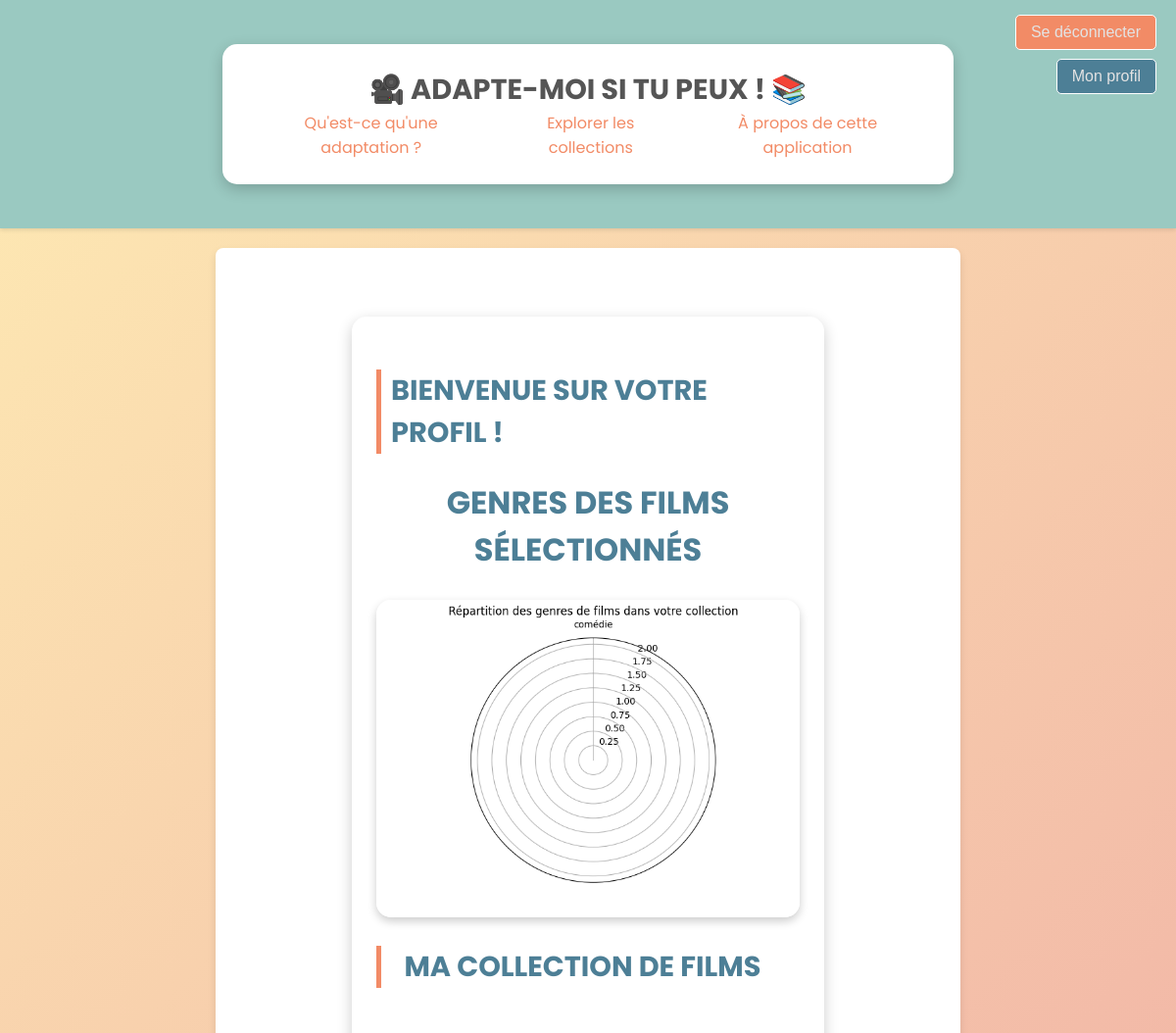
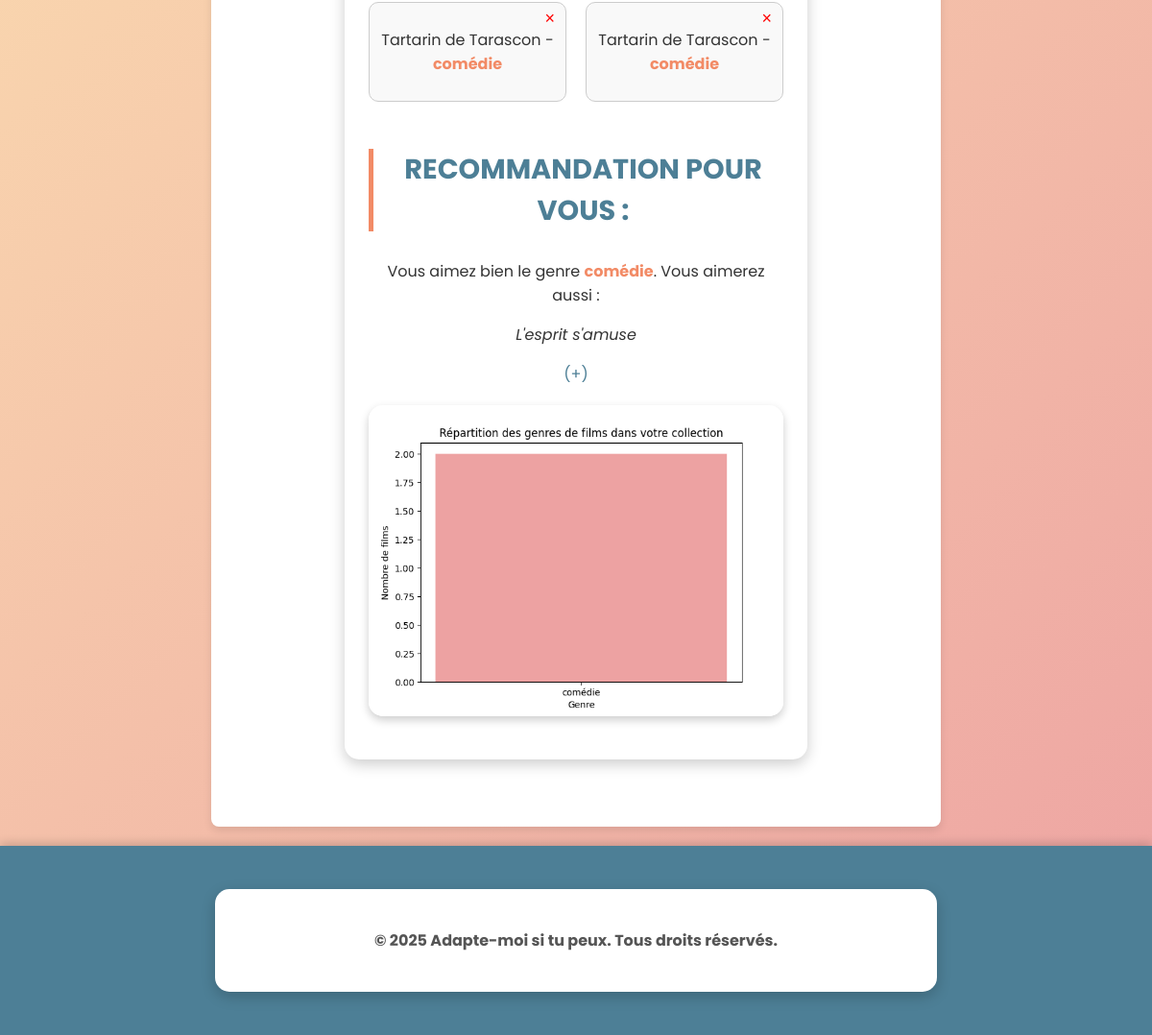
Screenshot of /collection (signed in) with the database file from the repository (2 pictures, top to bottom).
### app/models/adapte_moi.py (models this page shows, shortened)
class Film(db.Model):
    __tablename__ = "Film"
    collections = db.relationship('Collection', backref='film', lazy=True)
    id = db.Column(db.Text, primary_key=True)
    title = db.Column(db.Text)
    director = db.Column(db.Text)
    release_year = db.Column(db.Date)
    genres = db.Column(db.Text)
    rating = db.Column(db.Float)
    id_imdb = db.Column(db.Text)
    id_wikidata = db.Column(db.Text)
    url_wikidata = db.Column(db.Text)

### app/routes/users.py (the view)
@app.route('/profil')
@app.route('/collection')
@login_required
def afficher_collection():
    films_dans_collection = (
        db.session.query(Film)
        .join(Collection, Film.id == Collection.film_id)
        .filter(Collection.user_id == current_user.id)
        .all()
    )
    collection = Collection.query.filter_by(user_id=current_user.id).first()
    collection_name = collection.name if collection else 'Ma collection de films'
    recommandation = get_recommendation(current_user.id)
    return render_template('partials/monprofil.html', films=films_dans_collection, collection_name=collection_name, recommandation=recommandation)

### app/routes/users.py (called while the page is built)
@login_manager.user_loader
def load_user(user_id):
    return Users.query.get(int(user_id))

def get_recommendation(user_id):
    films_dans_collection = (
        db.session.query(Film)
        .join(Collection, Film.id == Collection.film_id)
        .filter(Collection.user_id == user_id)
        .all()
    )
    genres = [film.genres for film in films_dans_collection if film.genres]
    unique_genres = sorted(set(genres))
    counts = [genres.count(genre) for genre in unique_genres]
    if counts:
        most_frequent_genre = unique_genres[counts.index(max(counts))]
    else:
        return None
    recommended_film = (
        db.session.query(Film)
        .filter(Film.genres == most_frequent_genre)
        .order_by(db.func.random())
        .first()
    )
    return recommended_film

### app/templates/partials/monprofil.html (shortened to what this page needs)
{% extends "base.html" %}
{% block content %}
<div class="container">
    <section class="info-section text-center">
        <h3>Bienvenue sur votre profil !</h3>
        <h2>Genres des films sélectionnés</h2>
        <img src="{{ url_for('genre_radar_png') }}" alt="Répartition des genres de films">
    </section>
    <section class="collection-section">
        <h3 id="collection-title" ondblclick="makeEditable(this)">
            {{ collection_name or 'Ma collection de films' }}
        </h3>
        {% if films %}
        <div class="film-grid">
            {% for film in films %}
            <div class="film-card">
                <p>{{ film.title }} - <span class="film-genre">{{ film.genres }}</span></p>
                <form action="{{ url_for('supprimer_collection', film_id=film.id) }}" method="post">
                    <button type="submit" class="delete-btn">&times;</button>
                </form>
            </div>
            {% endfor %}
        </div>
        {% else %}
        <p>Votre collection est vide.</p>
        {% endif %}
        {% if recommandation %}
        <div>
            <h3>Recommandation pour vous :</h3>
            <p>Vous aimez bien le genre <span class="film-genre">{{ recommandation.genres }}</span>. Vous aimerez aussi :</p>
            <p><i>{{ recommandation.title }}</i></p>
            <span><a href="{{ url_for('ajouter_collection', film_id=recommandation.id) }}">(+)</a></span>
        </div>
    {% endif %}
        <img src="{{ url_for('genre_plot_png') }}" alt="Répartition des genres de films" class="img">
    </section>
</div>
{% endblock %}

### app/statics/style.css (style rules this page uses)
body { font-family: 'Poppins', sans-serif; margin: 0; padding: 0; box-sizing: border-box; background: linear-gradient(135deg, #FEEBB3, #EDA2A2); color: #333; text-align: justify; min-height: 100vh; display: flex; flex-direction: column; }
.container { max-width: 1200px; margin: 30px auto; background-color: #fff; padding: 25px; border-radius: 15px; box-shadow: 0 5px 15px rgba(0, 0, 0, 0.2); width: 60%; }
a { color: #555; text-align: center; text-decoration: none; justify-content: center; }
h1, h2, h3 { font-family: 'Poppins', sans-serif; text-transform: uppercase; color: #4D7F96; }
h3 { font-size: 1.8rem; border-left: 5px solid #F28B66; padding-left: 10px; transition: all 0.3s ease-in-out; }
img { max-width: 100%; display: block; margin: 20px auto; border-radius: 15px; box-shadow: 0 4px 10px rgba(0, 0, 0, 0.2); transition: transform 0.3s ease-in-out; }
.main-content a { color: #4D7F96; }
.info-section { margin: 10px 0; text-align: left; }
.info-section h2 { text-align: center; font-size: 2rem; }
.info-section h3 { font-size: 1.8rem; margin-bottom: 10px; color: #4D7F96; }
#collection-title::after { content: ''; background-image: url('./icons/modif.png'); width: 20px; height: 20px; display: inline-block; background-size: contain; background-repeat: no-repeat; justify-content: center; align-items: center; position: relative; top : 0px; transform: translateX(10px); }
.film-grid { display: grid; grid-template-columns: repeat(auto-fit, minmax(150px, 1fr)); gap: 20px; padding: 20px 0; }
.film-card { border: 1px solid #ccc; border-radius: 10px; padding: 10px; text-align: center; background: #f9f9f9; position: relative; }
.delete-btn { position: absolute; top: 5px; right: 5px; background: none; border: none; font-size: 18px; color: red; cursor: pointer; }
.film-genre { color: #F28B66; font-weight: bold; }

### rows the page displays
Film: title "Tartarin de Tarascon", genres "comédie"
Film: title "Tartarin de Tarascon", genres "comédie"
Film: genres "comédie", title "L'esprit s'amuse"

### other values shown
{{ collection_name or 'Ma collection de films' }} "MA COLLECTION DE FILMS"
